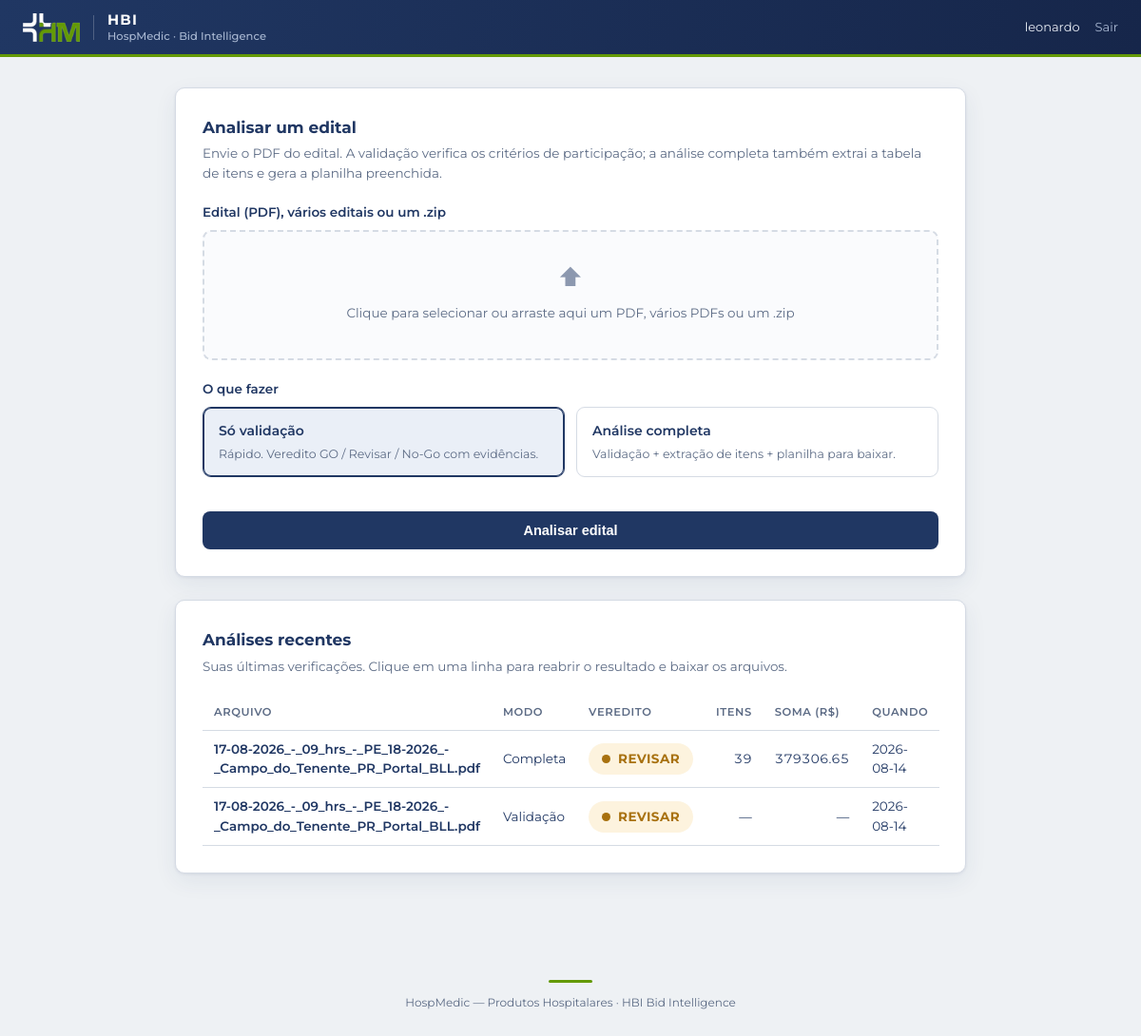
Page / (signed in) on the earlier database version.
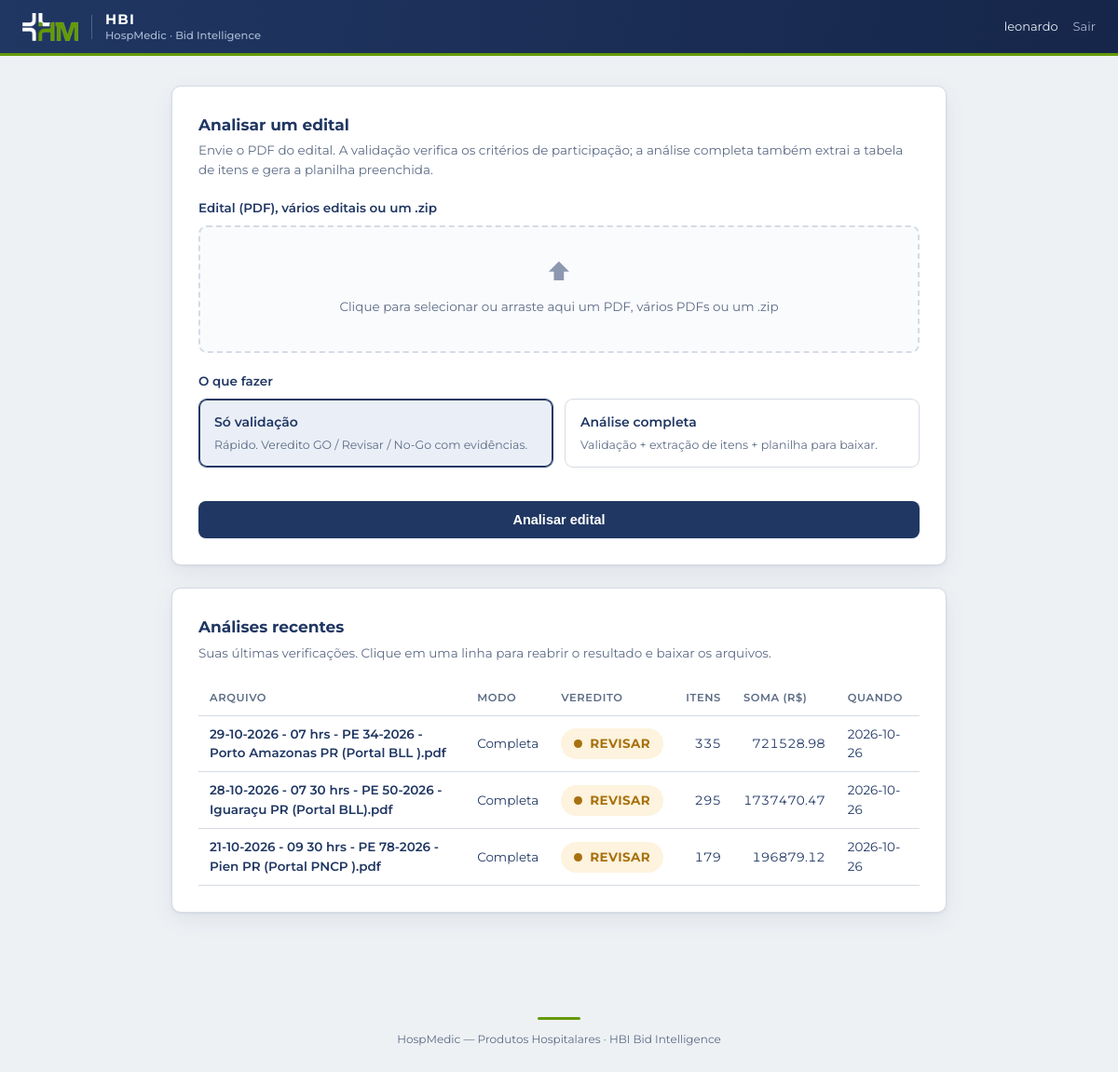
Same page on the later database version.
### tables this page shows
CREATE TABLE analises (
                id           INTEGER PRIMARY KEY AUTOINCREMENT,
                usuario      TEXT NOT NULL,
                arquivo      TEXT NOT NULL,
                modo         TEXT NOT NULL,
                veredito     TEXT,
                itens        INTEGER,
                soma         REAL,
                criado_em    TEXT NOT NULL
            , pasta TEXT);

### webapp/app.py (the view)
@app.route("/")
@login_obrigatorio
def index():
    historico = database.listar_analises(session["usuario"])
    return render_template("index.html", usuario=session["usuario"], historico=historico)

### webapp/app.py (called while the page is built)
def login_obrigatorio(f):
    @wraps(f)
    def wrapper(*args, **kwargs):
        if "usuario" not in session:
            return redirect(url_for("login"))
        return f(*args, **kwargs)
    return wrapper

### webapp/database.py (called while the page is built)
def get_connection() -> sqlite3.Connection:
    conn = sqlite3.connect(DB_PATH)
    conn.row_factory = sqlite3.Row
    return conn

def listar_analises(usuario: str, limite: int = 20) -> list[sqlite3.Row]:
    conn = get_connection()
    try:
        return conn.execute(
            """
            SELECT id, arquivo, modo, veredito, itens, soma, criado_em, pasta
            FROM analises WHERE usuario = ?
            ORDER BY id DESC LIMIT ?
            """,
            (usuario, limite),
        ).fetchall()
    finally:
        conn.close()

### webapp/templates/index.html (shortened to what this page needs)
<!DOCTYPE html>
<html lang="pt-BR">
<head>
  <link rel="stylesheet" href="{{ url_for('static', filename='estilo.css') }}">
</head>
<body>
  <div class="topo">
    <div class="marca">
      <img src="{{ url_for('static', filename='hospmedic-simbolo-claro.png') }}"
           alt="HospMedic — Produtos Hospitalares">
      <span class="produto">
        <span class="sigla">HBI</span>
        <span class="full">HospMedic · Bid Intelligence</span>
      </span>
    </div>
    <div class="sessao">
      <span>{{ usuario }}</span>
      <a href="{{ url_for('logout') }}">Sair</a>
    </div>
  </div>
  <div class="wrap">
    <div class="cartao">
      <h2>Analisar um edital</h2>
      <p class="sub">Envie o PDF do edital. A validação verifica os critérios de
        participação; a análise completa também extrai a tabela de itens e gera
        a planilha preenchida.</p>
      <form method="POST" action="{{ url_for('analisar') }}" enctype="multipart/form-data">
        <div class="campo">
          <label>Edital (PDF), vários editais ou um .zip</label>
          <div class="dropzone" id="dropzone">
            <div class="icone">⬆</div>
            <div class="dz-texto">Clique para selecionar ou arraste aqui um PDF, vários PDFs ou um .zip</div>
          </div>
        </div>
        <div class="campo">
          <label>O que fazer</label>
          <div class="modos">
            <div class="modo-op">
              <label for="m-val">Só validação
                <span class="desc">Rápido. Veredito GO / Revisar / No-Go com evidências.</span>
              </label>
            </div>
            <div class="modo-op">
              <label for="m-comp">Análise completa
                <span class="desc">Validação + extração de itens + planilha para baixar.</span>
              </label>
            </div>
          </div>
        </div>
        <button class="btn bloco" type="submit" id="btn-enviar">Analisar edital</button>
      </form>
    </div>
    <div class="cartao">
      <h2>Análises recentes</h2>
      <p class="sub">Suas últimas verificações. Clique em uma linha para reabrir o resultado e baixar os arquivos.</p>
      <table class="hist">
        <thead>
          <tr>
            <th>Arquivo</th><th>Modo</th><th>Veredito</th>
            <th class="num">Itens</th><th class="num">Soma (R$)</th><th>Quando</th>
          </tr>
        </thead>
        <tbody>
          {% for a in historico %}
          <tr class="clicavel" onclick="location.href='{{ url_for('historico', analise_id=a.id) }}'">
            <td><a href="{{ url_for('historico', analise_id=a.id) }}">{{ a.arquivo }}</a></td>
            <td>{{ {"completo": "Completa", "validacao": "Validação", "lote": "Lote"}.get(a.modo, a.modo) }}</td>
            <td>
              {% if a.veredito %}
                <span class="selo {{ a.veredito }}">{{ a.veredito.replace("_","-") }}</span>
              {% else %}—{% endif %}
            </td>
            <td class="num">{{ a.itens if a.itens is not none else "—" }}</td>
            <td class="num">{{ "%.2f"|format(a.soma) if a.soma is not none else "—" }}</td>
            <td>{{ a.criado_em[:10] }}</td>
          </tr>
          {% else %}
          <tr><td class="vazio" colspan="6">Nenhuma análise ainda. Envie seu primeiro edital acima.</td></tr>
          {% endfor %}
        </tbody>
      </table>
    </div>
  </div>
  <div class="rodape">
    <div class="barra"></div>
    HospMedic — Produtos Hospitalares · HBI Bid Intelligence
  </div>
</body>
</html>

### webapp/static/estilo.css (style rules this page uses)
:root { --marca-azul: #203763; --marca-verde: #649A06; --azul-escuro: #16264a; --verde-escuro: #4d7a04; --tinta: #203763; --tinta-suave: #5c6b85; --papel: #eef1f4; --papel-branco: #ffffff; --linha: #d5dbe4; --go: #4d7a04; --go-fundo: #eef6e0; --atencao: #a8710f; --atencao-fundo:#fdf3de; --nogo: #b4302f; --nogo-fundo: #fbe9e8; --acento: #203763; --acento-escuro:#16264a; --acento-claro: #eaeff7; --sombra: 0 1px 3px rgba(32, 55, 99, .08), 0 8px 24px rgba(32, 55, 99, .07); }
* { box-sizing: border-box; margin: 0; padding: 0; }
body { font-family: "Montserrat", "Segoe UI", system-ui, -apple-system, Roboto, sans-serif; background: var(--papel); color: var(--tinta); line-height: 1.55; font-size: 15px; -webkit-font-smoothing: antialiased; }
.num { font-variant-numeric: tabular-nums; }
.topo { background: linear-gradient(100deg, var(--marca-azul) 0%, var(--azul-escuro) 100%); color: #e8edf5; padding: 12px 24px; display: flex; align-items: center; justify-content: space-between; border-bottom: 3px solid var(--marca-verde); }
.topo .marca { display: flex; align-items: center; gap: 14px; }
.topo .marca img { height: 30px; width: auto; display: block; }
.topo .marca .produto { display: flex; flex-direction: column; line-height: 1.25; }
.topo .marca .produto .sigla { font-weight: 700; font-size: 15px; letter-spacing: .08em; color: #fff; }
.topo .marca .produto .full { color: #a9b8d2; font-weight: 500; font-size: 11.5px; }
.topo .sessao { display: flex; align-items: center; gap: 16px; font-size: 13px; }
.topo .sessao a { color: #a9b8d2; text-decoration: none; }
.wrap { max-width: 880px; margin: 0 auto; padding: 32px 24px 64px; }
.cartao { background: var(--papel-branco); border: 1px solid var(--linha); border-radius: 10px; box-shadow: var(--sombra); padding: 28px; margin-bottom: 24px; }
.cartao h2 { font-size: 17px; font-weight: 700; margin-bottom: 4px; }
.cartao .sub { color: var(--tinta-suave); font-size: 13.5px; margin-bottom: 20px; }
.campo { margin-bottom: 20px; }
.campo label { display: block; font-weight: 600; font-size: 13.5px; margin-bottom: 8px; }
.dropzone { border: 2px dashed var(--linha); border-radius: 9px; padding: 28px; text-align: center; cursor: pointer; transition: border-color .15s, background .15s; background: #fafbfd; }
.dropzone .icone { font-size: 26px; opacity: .5; }
.dropzone .dz-texto { color: var(--tinta-suave); font-size: 13.5px; margin-top: 6px; }
.modos { display: grid; grid-template-columns: 1fr 1fr; gap: 12px; }
.modo-op { position: relative; }
.modo-op label { display: block; border: 1.5px solid var(--linha); border-radius: 9px; padding: 14px 16px; cursor: pointer; transition: border-color .15s, background .15s; font-weight: 600; font-size: 14px; }
.modo-op label .desc { display: block; font-weight: 400; font-size: 12.5px; color: var(--tinta-suave); margin-top: 3px; }
.modo-op input:checked + label { border-color: var(--acento); background: var(--acento-claro); box-shadow: inset 0 0 0 1px var(--acento); }
.btn { display: inline-flex; align-items: center; gap: 8px; background: var(--acento); color: #fff; border: none; padding: 12px 22px; border-radius: 8px; font-size: 14.5px; font-weight: 600; cursor: pointer; text-decoration: none; transition: background .15s; }
.btn.bloco { width: 100%; justify-content: center; margin-top: 8px; }
.selo { display: inline-flex; align-items: center; gap: 8px; padding: 6px 14px; border-radius: 999px; font-weight: 700; font-size: 13.5px; letter-spacing: .03em; text-transform: uppercase; }
.selo::before { content: ""; width: 9px; height: 9px; border-radius: 50%; }
.selo.revisar { background: var(--atencao-fundo); color: var(--atencao); }
.selo.revisar::before { background: var(--atencao); }
.hist { width: 100%; border-collapse: collapse; font-size: 13.5px; }
.hist th, .hist td { text-align: left; padding: 9px 12px; border-bottom: 1px solid var(--linha); }
.hist th { font-size: 11.5px; text-transform: uppercase; letter-spacing: .05em; color: var(--tinta-suave); font-weight: 600; }
.hist td.num { text-align: right; }
.rodape { text-align: center; padding: 24px 16px 40px; color: var(--tinta-suave); font-size: 12px; }
.rodape .barra { width: 46px; height: 3px; background: var(--marca-verde); margin: 0 auto 12px; border-radius: 2px; }
tr.clicavel { cursor: pointer; }
.hist td a { color: inherit; text-decoration: none; font-weight: 600; }

Differences in the rows shown:
added analises: arquivo "29-10-2026 - 07 hrs - PE 34-2026 - Porto Amazonas PR (Portal BLL ).pdf", modo "Completa", veredito.replace "REVISAR", itens "335", soma "721528.98", criado_em "2026-10-26"
changed analises: arquivo "17-08-2026_-_09_hrs_-_PE_18-2026_-_Campo_do_Tenente_PR_Portal_BLL.pdf" → "28-10-2026 - 07 30 hrs - PE 50-2026 - Iguaraçu PR (Portal BLL).pdf"; itens "39" → "295"; soma "379306.65" → "1737470.47"; criado_em "2026-08-14" → "2026-10-26"
changed analises: arquivo "17-08-2026_-_09_hrs_-_PE_18-2026_-_Campo_do_Tenente_PR_Portal_BLL.pdf" → "21-10-2026 - 09 30 hrs - PE 78-2026 - Pien PR (Portal PNCP ).pdf"; modo "Validação" → "Completa"; itens "—" → "179"; soma "—" → "196879.12"; criado_em "2026-08-14" → "2026-10-26"
